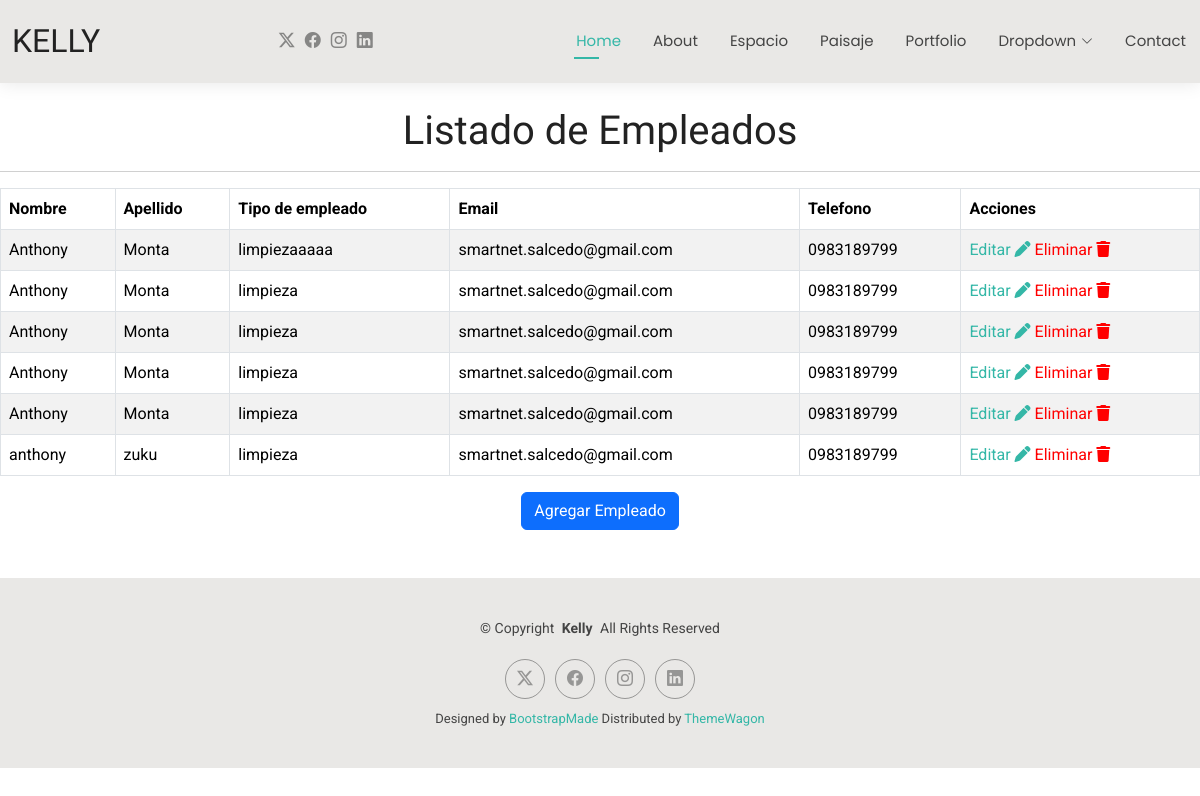
The page /empleado on the database as committed earlier.
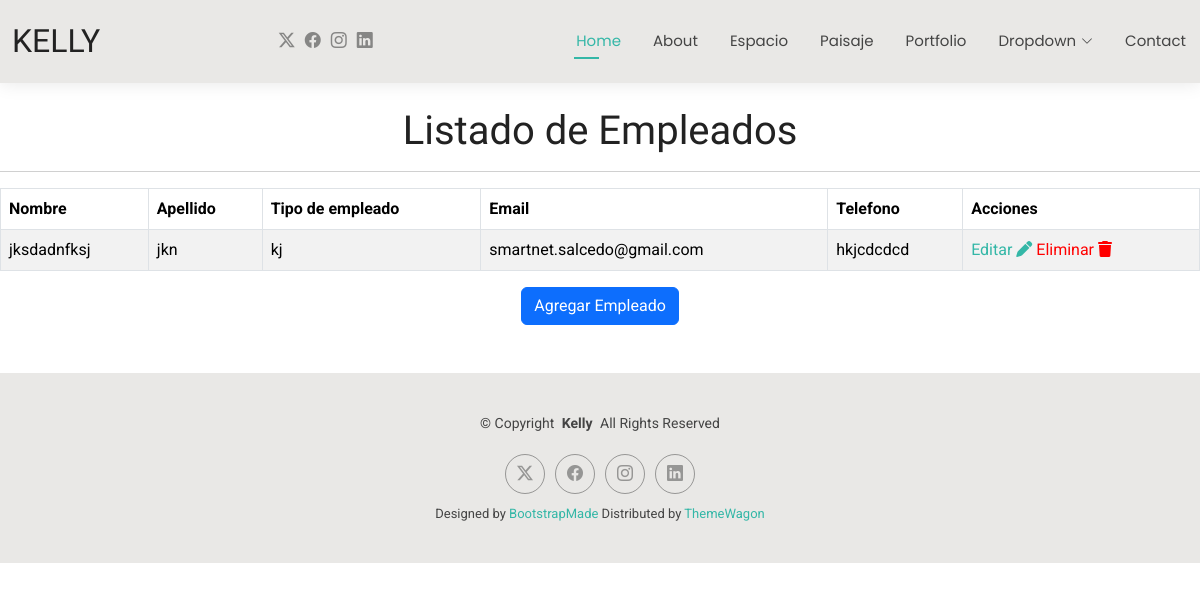
The same page on the database as committed later.
### Aplicaciones/Empleado/models.py (models this page shows, shortened)
class Empleado(models.Model):
    nombre = models.CharField(max_length=100)
    apellido = models.CharField(max_length=100)
    tipo_empleado = models.CharField(max_length=50)
    email = models.EmailField()
    telefono = models.CharField(max_length=20)

### Aplicaciones/Empleado/views.py (the view)
# urls.py: path('', RedirectView.as_view(url=reverse_lazy('empleado'),permanent=False)),
def empleado(request):
    lista_empleados = Empleado.objects.all()
    return render(request, 'empleado.html', {'lista_empleados': lista_empleados})

### Aplicaciones/Empleado/templates/empleado.html
{% extends "plantillas.html" %}
{% load static %}
{% block body %}
<br>
<h1 class="text-center">Listado de Empleados</h1>
<hr>
<table class="table table-bordered table-striped table-hover ">
    <thead>
        <tr>
            <th>Nombre</th>
            <th>Apellido</th>
            <th>Tipo de empleado</th>
            <th>Email</th>
            <th>Telefono</th>
            <th>Acciones</th>
        </tr>
    </thead>
    <tbody>
        {% for empleado in lista_empleados %}
        <tr>
            <td>{{ empleado.nombre }}</td>
            <td>{{ empleado.apellido }}</td>
            <td>{{ empleado.tipo_empleado }}</td>
            <td>{{ empleado.email }}</td>
            <td>{{ empleado.telefono }}</td>
            <td><a  href=" {% url 'editarEmpleado' empleado.id %}">Editar <i class="fa fa-pen"></i></a>
                <a style="color: red;" href="{% url 'eliminarEmpleado' empleado.id %}">Eliminar <i class="fa fa-trash"></i></a></td>
        </tr>
        {% endfor %}
    </tbody>
</table>
<div class="text-center ">
    <a href="nuevoEmpleado" class="btn btn-primary " >
        Agregar Empleado
    </a>
</div>
<br>
<br>
{% endblock %}

### Aplicaciones/templates/plantillas.html (shortened to what this page needs)
{% load static %}
<!DOCTYPE html>
<html lang="en">
<head>
  <link href="{% static 'plantilla/Kelly/assets/vendor/bootstrap/css/bootstrap.min.css' %}" rel="stylesheet">
  <link href="{% static 'plantilla/Kelly/assets/vendor/bootstrap-icons/bootstrap-icons.css' %}" rel="stylesheet">
  <link href="{% static 'plantilla/Kelly/assets/vendor/aos/aos.css' %}" rel="stylesheet">
  <link href="{% static 'plantilla/Kelly/assets/vendor/swiper/swiper-bundle.min.css' %}" rel="stylesheet">
  <link href="{% static 'plantilla/Kelly/assets/vendor/glightbox/css/glightbox.min.css' %}" rel="stylesheet">
  <link href="{% static 'plantilla/Kelly/assets/css/main.css' %}" rel="stylesheet">
  <link rel="stylesheet" href="https://cdnjs.cloudflare.com/ajax/libs/font-awesome/6.7.2/css/all.min.css" />
</head>
<body class="index-page">
  <header id="header" class="header d-flex align-items-center light-background sticky-top">
    <div class="container-fluid position-relative d-flex align-items-center justify-content-between">
      <a href="index.html" class="logo d-flex align-items-center me-auto me-xl-0">
        <h1 class="sitename">Kelly</h1>
      </a>
      <nav id="navmenu" class="navmenu">
        <ul>
          <li><a href="index.html" class="active">Home</a></li>
          <li><a href="about.html">About</a></li>
          <li><a href="{% url 'espacio' %}">Espacio</a></li>
          <li><a href="{% url 'sonoro' %}">Paisaje</a></li>
          <li><a href="portfolio.html">Portfolio</a></li>
          <li class="dropdown"><a href="#"><span>Dropdown</span> <i class="bi bi-chevron-down toggle-dropdown"></i></a>
          </li>
          <li><a href="contact.html">Contact</a></li>
        </ul>
      </nav>
      <div class="header-social-links">
        <a href="#" class="twitter"><i class="bi bi-twitter-x"></i></a>
        <a href="#" class="facebook"><i class="bi bi-facebook"></i></a>
        <a href="#" class="instagram"><i class="bi bi-instagram"></i></a>
        <a href="#" class="linkedin"><i class="bi bi-linkedin"></i></a>
      </div>
    </div>
  </header>
  {% block body %}
  {% endblock %}
  <footer id="footer" class="footer light-background">
    <div class="container">
      <div class="copyright text-center">
        <p>© <span>Copyright</span> <strong class="px-1 sitename">Kelly</strong> <span>All Rights Reserved<br></span></p>
      </div>
      <div class="social-links d-flex justify-content-center">
        <a href=""><i class="bi bi-twitter-x"></i></a>
        <a href=""><i class="bi bi-facebook"></i></a>
        <a href=""><i class="bi bi-instagram"></i></a>
        <a href=""><i class="bi bi-linkedin"></i></a>
      </div>
      <div class="credits">
        Designed by <a href="https://bootstrapmade.com/">BootstrapMade</a> Distributed by <a href="https://themewagon.com">ThemeWagon</a>
      </div>
    </div>
  </footer>
</body>
</html>

### Ambiental/static/plantilla/Kelly/assets/css/main.css (style rules this page uses)
:root { --default-font: "Roboto", system-ui, -apple-system, "Segoe UI", Roboto, "Helvetica Neue", Arial, "Noto Sans", "Liberation Sans", sans-serif, "Apple Color Emoji", "Segoe UI Emoji", "Segoe UI Symbol", "Noto Color Emoji"; --heading-font: "Raleway", sans-serif; --nav-font: "Poppins", sans-serif; }
:root { --background-color: #ffffff; --default-color: #444444; --heading-color: #222222; --accent-color: #34b7a7; --surface-color: #ffffff; --contrast-color: #ffffff; }
:root { --nav-color: #444444; --nav-hover-color: #34b7a7; --nav-mobile-background-color: #ffffff; --nav-dropdown-background-color: #ffffff; --nav-dropdown-color: #444444; --nav-dropdown-hover-color: #34b7a7; }
.light-background { --background-color: #e9e8e6; --surface-color: #ffffff; }
:root { scroll-behavior: smooth; }
body { color: var(--default-color); background-color: var(--background-color); font-family: var(--default-font); }
a { color: var(--accent-color); text-decoration: none; transition: 0.3s; }
h1, h2, h3, h4, h5, h6 { color: var(--heading-color); font-family: var(--heading-font); }
.header { color: var(--default-color); background-color: var(--background-color); padding: 15px 0; transition: all 0.5s; z-index: 997; box-shadow: 0px 0 18px rgba(0, 0, 0, 0.1); }
.header .logo { line-height: 1; }
.header .logo h1 { font-size: 32px; margin: 0; font-weight: 300; text-transform: uppercase; color: var(--heading-color); }
.header .header-social-links { padding-right: 15px; }
.header .header-social-links a { color: color-mix(in srgb, var(--default-color), transparent 40%); padding-left: 6px; display: inline-block; transition: 0.3s; font-size: 16px; }
.header .header-social-links a i { line-height: 0px; }
@media (max-width: 1200px) { .header .logo { order: 1; } }
@media (max-width: 1200px) { .header .header-social-links { order: 2; } }
@media (max-width: 1200px) { .header .navmenu { order: 3; } }
@media (min-width: 1200px) { .navmenu { padding: 0; } }
@media (min-width: 1200px) { .navmenu ul { margin: 0; padding: 0; display: flex; list-style: none; align-items: center; } }
@media (min-width: 1200px) { .navmenu li { position: relative; } }
@media (min-width: 1200px) { .navmenu>ul>li { white-space: nowrap; padding: 15px 14px; } }
@media (min-width: 1200px) { .navmenu>ul>li:last-child { padding-right: 0; } }
@media (min-width: 1200px) { .navmenu a, .navmenu a:focus { color: var(--nav-color); font-size: 15px; padding: 0 2px; font-family: var(--nav-font); font-weight: 400; display: flex; align-items: center; justify-content: space-between; white-space: nowrap; transition: 0.3s; position: relative; } }
@media (min-width: 1200px) { .navmenu a i, .navmenu a:focus i { font-size: 12px; line-height: 0; margin-left: 5px; transition: 0.3s; } }
@media (min-width: 1200px) { .navmenu>ul>li>a:before { content: ""; position: absolute; height: 2px; bottom: -6px; left: 0; background-color: var(--nav-hover-color); visibility: hidden; width: 0px; transition: all 0.3s ease-in-out 0s; } }
@media (min-width: 1200px) { .navmenu a:hover:before, .navmenu li:hover>a:before, .navmenu .active:before { visibility: visible; width: 25px; } }
@media (min-width: 1200px) { .navmenu li:hover>a, .navmenu .active, .navmenu .active:focus { color: var(--nav-hover-color); } }
.footer { color: var(--default-color); background-color: var(--background-color); font-size: 14px; padding: 40px 0; position: relative; }
.footer .copyright p { margin-bottom: 0; }
.footer .social-links { margin-top: 20px; }
.footer .social-links a { display: flex; align-items: center; justify-content: center; width: 40px; height: 40px; border-radius: 50%; border: 1px solid color-mix(in srgb, var(--default-color), transparent 50%); font-size: 16px; color: color-mix(in srgb, var(--default-color), transparent 50%); margin: 0 5px; transition: 0.3s; }
.footer .credits { margin-top: 10px; font-size: 13px; text-align: center; }

Rows that differ between the two databases and show on the page:
removed Empleado: nombre "Anthony", apellido "Monta", tipo_empleado "limpiezaaaaa", email "smartnet.salcedo@gmail.com", telefono "0983189799"
removed Empleado: nombre "Anthony", apellido "Monta", tipo_empleado "limpieza", email "smartnet.salcedo@gmail.com", telefono "0983189799"
removed Empleado: nombre "Anthony", apellido "Monta", tipo_empleado "limpieza", email "smartnet.salcedo@gmail.com", telefono "0983189799"
removed Empleado: nombre "Anthony", apellido "Monta", tipo_empleado "limpieza", email "smartnet.salcedo@gmail.com", telefono "0983189799"
removed Empleado: nombre "Anthony", apellido "Monta", tipo_empleado "limpieza", email "smartnet.salcedo@gmail.com", telefono "0983189799"
removed Empleado: nombre "anthony", apellido "zuku", tipo_empleado "limpieza", email "smartnet.salcedo@gmail.com", telefono "0983189799"
added Empleado: nombre "jksdadnfksj", apellido "jkn", tipo_empleado "kj", email "smartnet.salcedo@gmail.com", telefono "hkjcdcdcd"
